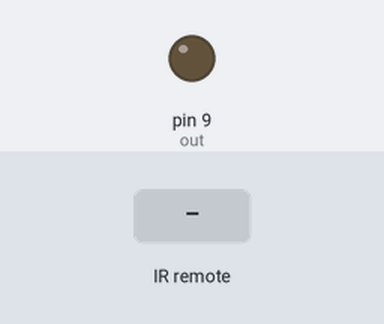
Recording of a sketch running on a simulated Arduino Uno, built with avr-gcc and run on an emulated ATmega328P. On the bench: output pins drawn as LEDs (lit = HIGH). Inputs (shaded band) come from the test bench.

Above: at 1.2 s.
1.3 s: infrared code 0x20DF8D72 received
At 1.8 s:
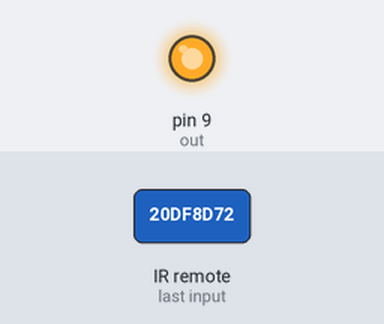
2.8 s: infrared code 0x20DFF10E received
At 4.0 s:
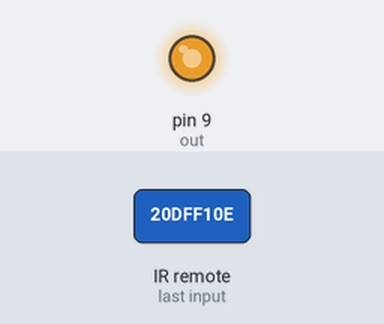
4.3 s: infrared code 0x20DFF10E received
At 5.3 s:
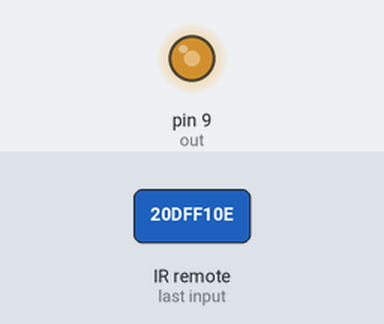
5.8 s: infrared code 0x20DF718E received
At 6.4 s:
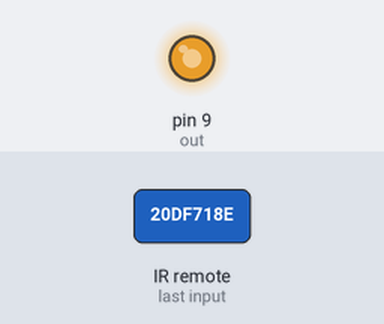
Timing chart, 0 to 8.3 s (numbered marks = the images above; inputs shaded):
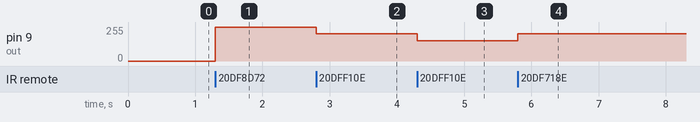

Measured:
- after the input at 1.3 s, pin 9 (out): 0/255 → 255/255 at once
- after the input at 2.8 s, pin 9 (out): 255/255 → 204/255 at once
- after the input at 4.3 s, pin 9 (out): 204/255 → 153/255 at once
- after the input at 5.8 s, pin 9 (out): 153/255 → 204/255 at once

The sketch:

FZ2EI5HI4MMQYGL.ino
```cpp
//https://www.youtube.com/user/greatscottlab

#include <IRremote.h>
int bright;
int before;
int out=9; //connect your LED to pin 9
int steps=5; //dimmer steps, vary those to increase/decrease the steps between full brightness and turned off
int RECV_PIN = 11; //data out of IR receiver connects to pin 11

IRrecv irrecv(RECV_PIN);

decode_results results;

void setup(){
  irrecv.enableIRIn(); // start the receiver
  before=0; //LED is turned off
  bright=255; //brightness value is at maximum (255)
  pinMode(out,OUTPUT);
}

void loop() {
  if (irrecv.decode(&results)) {

  if (results.value==0x20DF8D72){ //Code to turn the LED ON/OFF
    if(before==0){ // if the LED was turned off, then we turn it on
      digitalWrite(out,HIGH);
      before=1; //LED is now turned on
    }
    else{
      digitalWrite(out,LOW); //if the LED was turned on, then we turn it off
      before=0;
      bright=255;
    }}
  if (results.value==0x20DFF10E && before==1){ //Code to decrease the brightness
    if(bright-255/steps<0){
      analogWrite(out,bright);
    }
    else{
    bright=bright-255/steps;
    analogWrite(out,bright);
  }}
  if (results.value==0x20DF718E && before==1){ //Code to increase the brightness
    if(bright+255/steps>255){
      analogWrite(out,bright);
    }
    else{
    bright=bright+255/steps;
    analogWrite(out,bright);
  }}

  irrecv.resume();
}}
```
